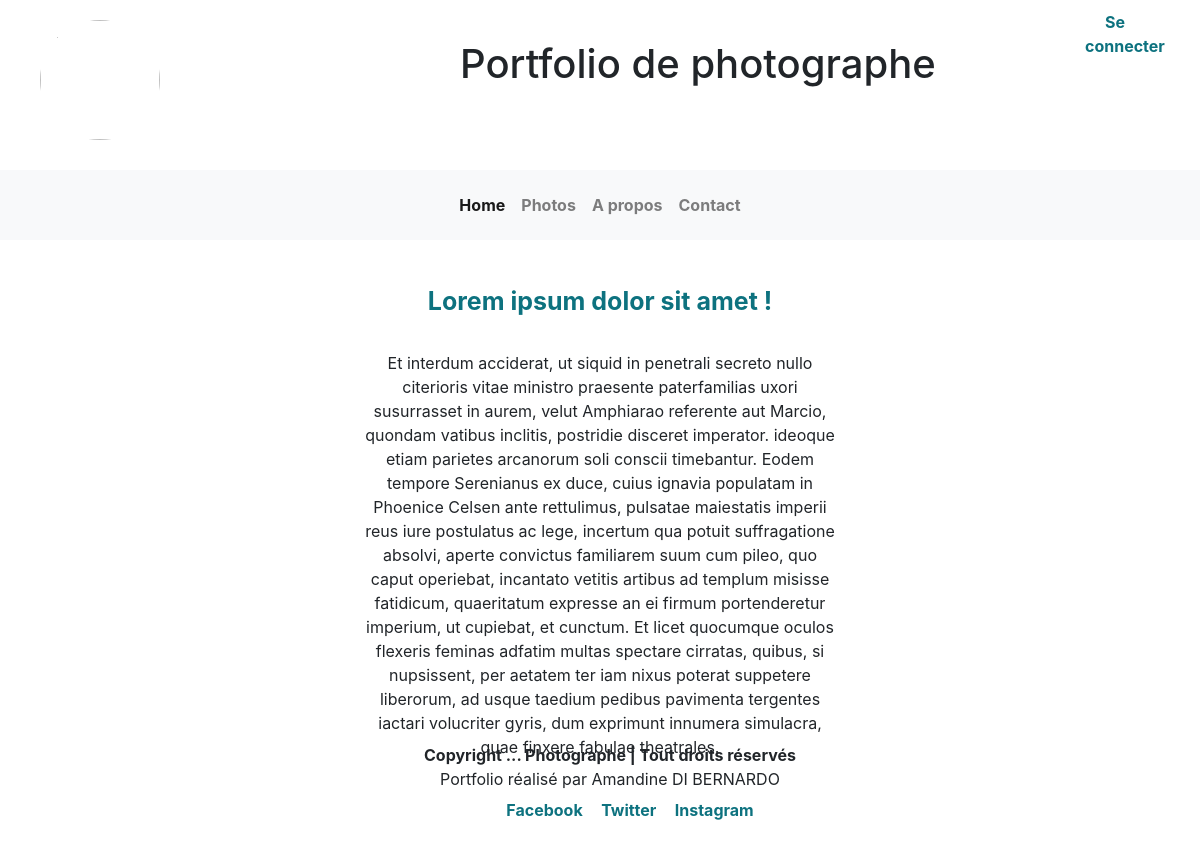
The app's page /index.php?controller=section&action=afficherSectionPublic with its own data.
### tables this page shows
CREATE TABLE `section` (
  `s_id` int(10) NOT NULL,
  `s_title` varchar(300) DEFAULT NULL,
  `s_main` longtext,
  `u_id_fk` int(50) NOT NULL
);

### Controllers/sectionController.php (called while the page is built, shortened)
<?php
class SectionController extends CoreController{
	public function afficherSectionPublicAction()
	{
		$modele = new sectionModel();
		$sections = $modele->getTheSection();
		require(VIEWS.'Section/sectionView.php');
	}
}

### Models/coreModel.php (called while the page is built, shortened)
<?php
class CoreModel{
    private static $pdo = NULL;
    public function __construct(){
        if(self::$pdo == NULL){
            self::$pdo = new PDO ('mysql:host=' . DB_HOST . ';dbname=' . DB_NAME . ';charset=utf8', DB_USER, DB_PASS);
            self::$pdo->setAttribute(PDO::ATTR_ERRMODE, PDO::ERRMODE_EXCEPTION);
        }
        return self::$pdo;
    }
    protected function makeStatement($sql, $params = array())
    {
        if(count($params) == 0)
        {
            $statement = self::$pdo->query($sql);
        }
        return $statement;
    }
    protected function makeSelect($sql, $params = array(), $fetchStyle = PDO::FETCH_ASSOC)
    {
        $statement = $this->makeStatement($sql, $params);
        $data = $statement->fetchAll($fetchStyle);
        return $data;
    }
}

### Models/sectionModel.php (called while the page is built, shortened)
<?php
class SectionModel extends CoreModel
{
	public function getTheSection()
	{
		$sections = array();
		$sql = 'SELECT * FROM section';
		$datas = $this->makeSelect($sql);
		foreach ($datas as $data) {
			$sections[] = new Section($data);
		}
		return $sections;
	}
}

### Classes/section.class.php (called while the page is built, shortened)
<?php
class Section{
	private $title;
	private $main;
	public function __construct(array $data){
		$this->title = $data['s_title'];
		$this->main = $data['s_main'];
	}
    public function getTitle()
    {
        return $this->title;
    }
    public function getMain()
    {
        return $this->main;
    }
}

### Views/Section/sectionView.php (the view, shortened to what this page needs)
<!DOCTYPE html>
<html>
<head>
	<link rel="stylesheet" type="text/css" href="./assets/css/sectionStyle.css">
</head>
<body>
	<div class="bloc_section">
		<?php
		foreach ($sections as $section) {
			echo'<span class="titreSection">'. $section->getTitle() .'</span>';
			echo '<p>'.$section->getMain().'</p>';
		}
		?>
	</div>
</body>
</html>

### assets/css/commonLayoutStyle.css (style rules this page uses)
body { box-sizing: border-box; margin: 0; padding: 0; }
span { font-weight: bold; }
span, p { display: block; text-align: center; }

### assets/css/headerLayout.css (style rules this page uses)
body { box-sizing: border-box; padding: 0; margin: 0; }

### assets/css/sectionStyle.css (style rules this page uses)
.bloc_section { display: block; width: 100%; height: 500px; text-align: center; padding-top: 50px; }
.titreSection { display: block; font-size: 25px; color:#0D727F; margin-bottom: 30px; }
p { width: 40%; display: block; margin:0 auto; text-align: center; }

### assets/css/footerLayoutStyle.css (style rules this page uses)
body { box-sizing: border-box; padding: 0; margin: 0; }

### records on screen
section: s_title "Lorem ipsum dolor sit amet !", s_main "Et interdum acciderat, ut siquid in penetrali secreto nullo citerioris vitae ministro praesente paterfamilias uxori susurrasset in aurem, velut Amphiarao referente aut Marcio, quondam vatibus inclitis, postridie disceret imperator. ideoque etiam parietes arcanorum soli conscii timebantur. Eodem tempore Serenianus ex duce, cuius ignavia populatam in Phoenice Celsen ante rettulimus, pulsatae maiestatis imperii reus iure postulatus ac lege, incertum qua potuit suffragatione absolvi, aperte convictus familiarem suum cum pileo, quo caput operiebat, incantato vetitis artibus ad templum misisse fatidicum, quaeritatum expresse an ei firmum portenderetur imperium, ut cupiebat, et cunctum. Et licet…"
